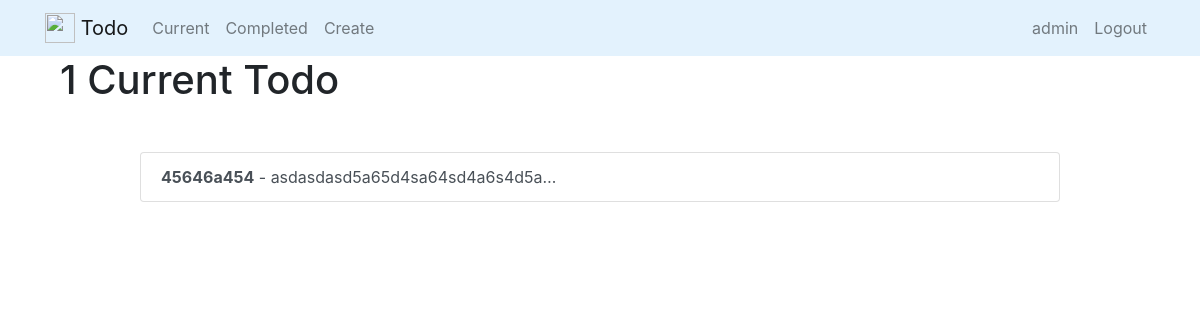
/current/ (signed in), run on an earlier commit of the app's database.
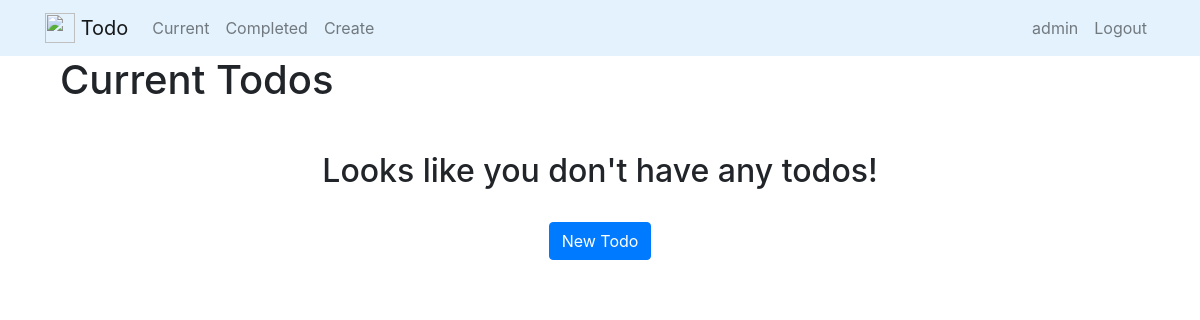
And on a later commit of the database.
### todo/models.py (models this page shows, shortened)
class Todo(models.Model):
    title = models.CharField(max_length=100)
    memo = models.TextField(blank=True)
    created = models.DateTimeField(auto_now_add=True)
    datecompleted = models.DateTimeField(null=True, blank=True)
    important = models.BooleanField(default=False)
    user = models.ForeignKey(User, on_delete=models.CASCADE)

### todo/views.py (the view)
# urls.py: path('current/', views.currenttodos, name='currenttodos'),
@login_required
def currenttodos(request):
    todos = Todo.objects.filter(user=request.user, datecompleted__isnull=True)
    return render(request, 'todo/currenttodos.html', {'todos': todos})

### todo/templates/todo/currenttodos.html
{% extends 'todo/base.html' %}
{% block content %}
    <div class="col-md-10">
        {% if todos %}
            <h1>{{ todos.count }} Current Todo {{ todos.count|pluralize }}</h1>
        {% else %}
            <h1>Current Todos</h1>
        {% endif %}
    </div>
    <div class="row justify-content-center mt-5">
        <div class="col-md-10">
            {% if todos %}
                <div class="list-group">
                    {% for todo in todos %}
                        <a href="{% url 'viewtodo' todo.id %}"
                                class="list-group-item list-group-item-action
                                {% if todo.important %} list-group-item-danger {% endif %}">
                            <b>{{ todo.title }}</b>
                            {% if todo.memo %}
                            - {{ todo.memo|truncatechars:30 }}
                            {% endif %}
                        </a>
                    {% endfor %}
                </div>
            {% else %}
                <div class="text-center">
                    <h2>Looks like you don't have any todos!</h2>
                    <br>
                    <a role="button" class="btn btn-primary" href="{% url 'createtodo' %}">New Todo</a>
                </div>
            {% endif %}
        </div>
    </div>
 {% endblock %}

What changed in the data, as far as the page shows it:
no longer on this page (row edited): Todo: title "45646a454", memo "asdasdasd5a65d4sa64sd4a6s4d5a…"
Also different on the page:
{{ todos.count }}: "1" → (not shown)
text no longer shown: "Current Todo"
text now shown: "Current Todos Looks like you don't have any todos! New Todo"
